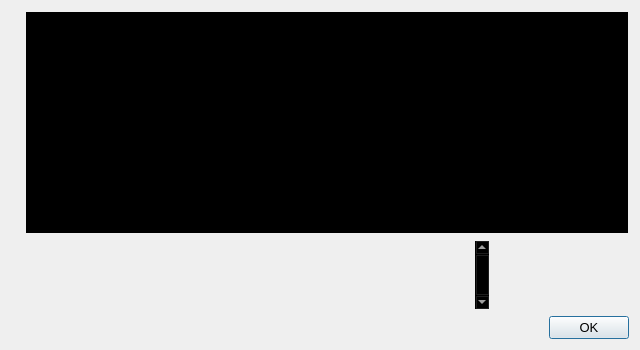
<?xml version="1.0" encoding="UTF-8"?>
<ui version="4.0">
 <class>HelpMessageDialog</class>
 <widget class="QDialog" name="HelpMessageDialog">
  <property name="geometry">
   <rect>
    <x>0</x>
    <y>0</y>
    <width>640</width>
    <height>350</height>
   </rect>
  </property>
  <property name="sizePolicy">
   <sizepolicy hsizetype="Fixed" vsizetype="Fixed">
    <horstretch>0</horstretch>
    <verstretch>0</verstretch>
   </sizepolicy>
  </property>
  <property name="maximumSize">
   <size>
    <width>640</width>
    <height>350</height>
   </size>
  </property>
  <property name="font">
   <font>
    <pointsize>10</pointsize>
   </font>
  </property>
  <property name="windowTitle">
   <string notr="true">InstaDEX Core - Command-line options</string>
  </property>
  <layout class="QHBoxLayout" name="horizontalLayout_2">
   <item>
    <widget class="QLabel" name="graphic">
     <property name="enabled">
      <bool>true</bool>
     </property>
     <property name="maximumSize">
      <size>
       <width>150</width>
       <height>100</height>
      </size>
     </property>
     <property name="layoutDirection">
      <enum>Qt::LeftToRight</enum>
     </property>
     <property name="pixmap">
      <pixmap resource="../instadex.qrc">:/images/aboutImage1</pixmap>
     </property>
     <property name="scaledContents">
      <bool>true</bool>
     </property>
     <property name="alignment">
      <set>Qt::AlignLeading|Qt::AlignLeft|Qt::AlignVCenter</set>
     </property>
    </widget>
   </item>
   <item>
    <layout class="QVBoxLayout" name="verticalLayout">
     <item>
      <widget class="QTextEdit" name="helpMessage">
       <property name="palette">
        <palette>
         <active>
          <colorrole role="WindowText">
           <brush brushstyle="SolidPattern">
            <color alpha="255">
             <red>255</red>
             <green>255</green>
             <blue>255</blue>
            </color>
           </brush>
          </colorrole>
          <colorrole role="Button">
           <brush brushstyle="SolidPattern">
            <color alpha="0">
             <red>0</red>
             <green>0</green>
             <blue>0</blue>
            </color>
           </brush>
          </colorrole>
          <colorrole role="Light">
           <brush brushstyle="SolidPattern">
            <color alpha="0">
             <red>0</red>
             <green>0</green>
             <blue>0</blue>
            </color>
           </brush>
          </colorrole>
          <colorrole role="Midlight">
           <brush brushstyle="SolidPattern">
            <color alpha="0">
             <red>0</red>
             <green>0</green>
             <blue>0</blue>
            </color>
           </brush>
          </colorrole>
          <colorrole role="Dark">
           <brush brushstyle="SolidPattern">
            <color alpha="0">
             <red>0</red>
             <green>0</green>
             <blue>0</blue>
            </color>
           </brush>
          </colorrole>
          <colorrole role="Mid">
           <brush brushstyle="SolidPattern">
            <color alpha="0">
             <red>0</red>
             <green>0</green>
             <blue>0</blue>
            </color>
           </brush>
          </colorrole>
          <colorrole role="Text">
           <brush brushstyle="SolidPattern">
            <color alpha="255">
             <red>255</red>
             <green>255</green>
             <blue>255</blue>
            </color>
           </brush>
          </colorrole>
          <colorrole role="BrightText">
           <brush brushstyle="SolidPattern">
            <color alpha="255">
             <red>255</red>
             <green>255</green>
             <blue>255</blue>
            </color>
           </brush>
          </colorrole>
          <colorrole role="ButtonText">
           <brush brushstyle="SolidPattern">
            <color alpha="255">
             <red>255</red>
             <green>255</green>
             <blue>255</blue>
            </color>
           </brush>
          </colorrole>
          <colorrole role="Base">
           <brush brushstyle="SolidPattern">
            <color alpha="255">
             <red>0</red>
             <green>0</green>
             <blue>0</blue>
            </color>
           </brush>
          </colorrole>
          <colorrole role="Window">
           <brush brushstyle="SolidPattern">
            <color alpha="0">
             <red>0</red>
             <green>0</green>
             <blue>0</blue>
            </color>
           </brush>
          </colorrole>
          <colorrole role="Shadow">
           <brush brushstyle="SolidPattern">
            <color alpha="255">
             <red>0</red>
             <green>0</green>
             <blue>0</blue>
            </color>
           </brush>
          </colorrole>
          <colorrole role="AlternateBase">
           <brush brushstyle="SolidPattern">
            <color alpha="127">
             <red>0</red>
             <green>0</green>
             <blue>0</blue>
            </color>
           </brush>
          </colorrole>
          <colorrole role="ToolTipBase">
           <brush brushstyle="SolidPattern">
            <color alpha="255">
             <red>255</red>
             <green>255</green>
             <blue>220</blue>
            </color>
           </brush>
          </colorrole>
          <colorrole role="ToolTipText">
           <brush brushstyle="SolidPattern">
            <color alpha="255">
             <red>0</red>
             <green>0</green>
             <blue>0</blue>
            </color>
           </brush>
          </colorrole>
         </active>
         <inactive>
          <colorrole role="WindowText">
           <brush brushstyle="SolidPattern">
            <color alpha="255">
             <red>255</red>
             <green>255</green>
             <blue>255</blue>
            </color>
           </brush>
          </colorrole>
          <colorrole role="Button">
           <brush brushstyle="SolidPattern">
            <color alpha="0">
             <red>0</red>
             <green>0</green>
             <blue>0</blue>
            </color>
           </brush>
          </colorrole>
          <colorrole role="Light">
           <brush brushstyle="SolidPattern">
            <color alpha="0">
             <red>0</red>
             <green>0</green>
             <blue>0</blue>
            </color>
           </brush>
          </colorrole>
          <colorrole role="Midlight">
           <brush brushstyle="SolidPattern">
            <color alpha="0">
             <red>0</red>
             <green>0</green>
             <blue>0</blue>
            </color>
           </brush>
          </colorrole>
          <colorrole role="Dark">
           <brush brushstyle="SolidPattern">
            <color alpha="0">
             <red>0</red>
             <green>0</green>
             <blue>0</blue>
            </color>
           </brush>
          </colorrole>
          <colorrole role="Mid">
           <brush brushstyle="SolidPattern">
            <color alpha="0">
             <red>0</red>
             <green>0</green>
             <blue>0</blue>
            </color>
           </brush>
          </colorrole>
          <colorrole role="Text">
           <brush brushstyle="SolidPattern">
            <color alpha="255">
             <red>255</red>
             <green>255</green>
             <blue>255</blue>
            </color>
           </brush>
          </colorrole>
          <colorrole role="BrightText">
           <brush brushstyle="SolidPattern">
            <color alpha="255">
             <red>255</red>
             <green>255</green>
             <blue>255</blue>
            </color>
           </brush>
          </colorrole>
          <colorrole role="ButtonText">
           <brush brushstyle="SolidPattern">
            <color alpha="255">
             <red>255</red>
             <green>255</green>
             <blue>255</blue>
            </color>
           </brush>
          </colorrole>
          <colorrole role="Base">
           <brush brushstyle="SolidPattern">
            <color alpha="255">
             <red>0</red>
             <green>0</green>
             <blue>0</blue>
            </color>
           </brush>
          </colorrole>
          <colorrole role="Window">
           <brush brushstyle="SolidPattern">
            <color alpha="0">
             <red>0</red>
             <green>0</green>
             <blue>0</blue>
            </color>
           </brush>
          </colorrole>
          <colorrole role="Shadow">
           <brush brushstyle="SolidPattern">
            <color alpha="255">
             <red>0</red>
             <green>0</green>
             <blue>0</blue>
            </color>
           </brush>
          </colorrole>
          <colorrole role="AlternateBase">
           <brush brushstyle="SolidPattern">
            <color alpha="127">
             <red>0</red>
             <green>0</green>
             <blue>0</blue>
            </color>
           </brush>
          </colorrole>
          <colorrole role="ToolTipBase">
           <brush brushstyle="SolidPattern">
            <color alpha="255">
             <red>255</red>
             <green>255</green>
             <blue>220</blue>
            </color>
           </brush>
          </colorrole>
          <colorrole role="ToolTipText">
           <brush brushstyle="SolidPattern">
            <color alpha="255">
             <red>0</red>
             <green>0</green>
             <blue>0</blue>
            </color>
           </brush>
          </colorrole>
         </inactive>
         <disabled>
          <colorrole role="WindowText">
           <brush brushstyle="SolidPattern">
            <color alpha="0">
             <red>0</red>
             <green>0</green>
             <blue>0</blue>
            </color>
           </brush>
          </colorrole>
          <colorrole role="Button">
           <brush brushstyle="SolidPattern">
            <color alpha="0">
             <red>0</red>
             <green>0</green>
             <blue>0</blue>
            </color>
           </brush>
          </colorrole>
          <colorrole role="Light">
           <brush brushstyle="SolidPattern">
            <color alpha="0">
             <red>0</red>
             <green>0</green>
             <blue>0</blue>
            </color>
           </brush>
          </colorrole>
          <colorrole role="Midlight">
           <brush brushstyle="SolidPattern">
            <color alpha="0">
             <red>0</red>
             <green>0</green>
             <blue>0</blue>
            </color>
           </brush>
          </colorrole>
          <colorrole role="Dark">
           <brush brushstyle="SolidPattern">
            <color alpha="0">
             <red>0</red>
             <green>0</green>
             <blue>0</blue>
            </color>
           </brush>
          </colorrole>
          <colorrole role="Mid">
           <brush brushstyle="SolidPattern">
            <color alpha="0">
             <red>0</red>
             <green>0</green>
             <blue>0</blue>
            </color>
           </brush>
          </colorrole>
          <colorrole role="Text">
           <brush brushstyle="SolidPattern">
            <color alpha="0">
             <red>0</red>
             <green>0</green>
             <blue>0</blue>
            </color>
           </brush>
          </colorrole>
          <colorrole role="BrightText">
           <brush brushstyle="SolidPattern">
            <color alpha="255">
             <red>255</red>
             <green>255</green>
             <blue>255</blue>
            </color>
           </brush>
          </colorrole>
          <colorrole role="ButtonText">
           <brush brushstyle="SolidPattern">
            <color alpha="0">
             <red>0</red>
             <green>0</green>
             <blue>0</blue>
            </color>
           </brush>
          </colorrole>
          <colorrole role="Base">
           <brush brushstyle="SolidPattern">
            <color alpha="0">
             <red>0</red>
             <green>0</green>
             <blue>0</blue>
            </color>
           </brush>
          </colorrole>
          <colorrole role="Window">
           <brush brushstyle="SolidPattern">
            <color alpha="0">
             <red>0</red>
             <green>0</green>
             <blue>0</blue>
            </color>
           </brush>
          </colorrole>
          <colorrole role="Shadow">
           <brush brushstyle="SolidPattern">
            <color alpha="255">
             <red>0</red>
             <green>0</green>
             <blue>0</blue>
            </color>
           </brush>
          </colorrole>
          <colorrole role="AlternateBase">
           <brush brushstyle="SolidPattern">
            <color alpha="0">
             <red>0</red>
             <green>0</green>
             <blue>0</blue>
            </color>
           </brush>
          </colorrole>
          <colorrole role="ToolTipBase">
           <brush brushstyle="SolidPattern">
            <color alpha="255">
             <red>255</red>
             <green>255</green>
             <blue>220</blue>
            </color>
           </brush>
          </colorrole>
          <colorrole role="ToolTipText">
           <brush brushstyle="SolidPattern">
            <color alpha="255">
             <red>0</red>
             <green>0</green>
             <blue>0</blue>
            </color>
           </brush>
          </colorrole>
         </disabled>
        </palette>
       </property>
       <property name="autoFillBackground">
        <bool>false</bool>
       </property>
       <property name="readOnly">
        <bool>true</bool>
       </property>
      </widget>
     </item>
     <item>
      <widget class="QScrollArea" name="scrollArea">
       <property name="sizePolicy">
        <sizepolicy hsizetype="Fixed" vsizetype="Fixed">
         <horstretch>0</horstretch>
         <verstretch>0</verstretch>
        </sizepolicy>
       </property>
       <property name="maximumSize">
        <size>
         <width>465</width>
         <height>385</height>
        </size>
       </property>
       <property name="palette">
        <palette>
         <active>
          <colorrole role="WindowText">
           <brush brushstyle="SolidPattern">
            <color alpha="255">
             <red>255</red>
             <green>255</green>
             <blue>255</blue>
            </color>
           </brush>
          </colorrole>
          <colorrole role="Button">
           <brush brushstyle="SolidPattern">
            <color alpha="0">
             <red>0</red>
             <green>0</green>
             <blue>0</blue>
            </color>
           </brush>
          </colorrole>
          <colorrole role="Light">
           <brush brushstyle="SolidPattern">
            <color alpha="0">
             <red>0</red>
             <green>0</green>
             <blue>0</blue>
            </color>
           </brush>
          </colorrole>
          <colorrole role="Midlight">
           <brush brushstyle="SolidPattern">
            <color alpha="0">
             <red>0</red>
             <green>0</green>
             <blue>0</blue>
            </color>
           </brush>
          </colorrole>
          <colorrole role="Dark">
           <brush brushstyle="SolidPattern">
            <color alpha="0">
             <red>0</red>
             <green>0</green>
             <blue>0</blue>
            </color>
           </brush>
          </colorrole>
          <colorrole role="Mid">
           <brush brushstyle="SolidPattern">
            <color alpha="0">
             <red>0</red>
             <green>0</green>
             <blue>0</blue>
            </color>
           </brush>
          </colorrole>
          <colorrole role="Text">
           <brush brushstyle="SolidPattern">
            <color alpha="255">
             <red>255</red>
             <green>255</green>
             <blue>255</blue>
            </color>
           </brush>
          </colorrole>
          <colorrole role="BrightText">
           <brush brushstyle="SolidPattern">
            <color alpha="255">
             <red>255</red>
             <green>255</green>
             <blue>255</blue>
            </color>
           </brush>
          </colorrole>
          <colorrole role="ButtonText">
           <brush brushstyle="SolidPattern">
            <color alpha="255">
             <red>255</red>
             <green>255</green>
             <blue>255</blue>
            </color>
           </brush>
          </colorrole>
          <colorrole role="Base">
           <brush brushstyle="SolidPattern">
            <color alpha="255">
             <red>0</red>
             <green>0</green>
             <blue>0</blue>
            </color>
           </brush>
          </colorrole>
          <colorrole role="Window">
           <brush brushstyle="SolidPattern">
            <color alpha="0">
             <red>0</red>
             <green>0</green>
             <blue>0</blue>
            </color>
           </brush>
          </colorrole>
          <colorrole role="Shadow">
           <brush brushstyle="SolidPattern">
            <color alpha="255">
             <red>0</red>
             <green>0</green>
             <blue>0</blue>
            </color>
           </brush>
          </colorrole>
          <colorrole role="AlternateBase">
           <brush brushstyle="SolidPattern">
            <color alpha="127">
             <red>0</red>
             <green>0</green>
             <blue>0</blue>
            </color>
           </brush>
          </colorrole>
          <colorrole role="ToolTipBase">
           <brush brushstyle="SolidPattern">
            <color alpha="255">
             <red>255</red>
             <green>255</green>
             <blue>220</blue>
            </color>
           </brush>
          </colorrole>
          <colorrole role="ToolTipText">
           <brush brushstyle="SolidPattern">
            <color alpha="255">
             <red>0</red>
             <green>0</green>
             <blue>0</blue>
            </color>
           </brush>
          </colorrole>
         </active>
         <inactive>
          <colorrole role="WindowText">
           <brush brushstyle="SolidPattern">
            <color alpha="255">
             <red>255</red>
             <green>255</green>
             <blue>255</blue>
            </color>
           </brush>
          </colorrole>
          <colorrole role="Button">
           <brush brushstyle="SolidPattern">
            <color alpha="0">
             <red>0</red>
             <green>0</green>
             <blue>0</blue>
            </color>
           </brush>
          </colorrole>
          <colorrole role="Light">
           <brush brushstyle="SolidPattern">
            <color alpha="0">
             <red>0</red>
             <green>0</green>
             <blue>0</blue>
            </color>
           </brush>
          </colorrole>
          <colorrole role="Midlight">
           <brush brushstyle="SolidPattern">
            <color alpha="0">
             <red>0</red>
             <green>0</green>
             <blue>0</blue>
            </color>
           </brush>
          </colorrole>
          <colorrole role="Dark">
           <brush brushstyle="SolidPattern">
            <color alpha="0">
             <red>0</red>
             <green>0</green>
             <blue>0</blue>
            </color>
           </brush>
          </colorrole>
          <colorrole role="Mid">
           <brush brushstyle="SolidPattern">
            <color alpha="0">
             <red>0</red>
             <green>0</green>
             <blue>0</blue>
            </color>
           </brush>
          </colorrole>
          <colorrole role="Text">
           <brush brushstyle="SolidPattern">
            <color alpha="255">
             <red>255</red>
             <green>255</green>
             <blue>255</blue>
            </color>
           </brush>
          </colorrole>
          <colorrole role="BrightText">
           <brush brushstyle="SolidPattern">
            <color alpha="255">
             <red>255</red>
             <green>255</green>
             <blue>255</blue>
            </color>
           </brush>
          </colorrole>
          <colorrole role="ButtonText">
           <brush brushstyle="SolidPattern">
            <color alpha="255">
             <red>255</red>
             <green>255</green>
             <blue>255</blue>
            </color>
           </brush>
          </colorrole>
          <colorrole role="Base">
           <brush brushstyle="SolidPattern">
            <color alpha="255">
             <red>0</red>
             <green>0</green>
             <blue>0</blue>
            </color>
           </brush>
          </colorrole>
          <colorrole role="Window">
           <brush brushstyle="SolidPattern">
            <color alpha="0">
             <red>0</red>
             <green>0</green>
             <blue>0</blue>
            </color>
           </brush>
          </colorrole>
          <colorrole role="Shadow">
           <brush brushstyle="SolidPattern">
            <color alpha="255">
             <red>0</red>
             <green>0</green>
             <blue>0</blue>
            </color>
           </brush>
          </colorrole>
          <colorrole role="AlternateBase">
           <brush brushstyle="SolidPattern">
            <color alpha="127">
             <red>0</red>
             <green>0</green>
             <blue>0</blue>
            </color>
           </brush>
          </colorrole>
          <colorrole role="ToolTipBase">
           <brush brushstyle="SolidPattern">
            <color alpha="255">
             <red>255</red>
             <green>255</green>
             <blue>220</blue>
            </color>
           </brush>
          </colorrole>
          <colorrole role="ToolTipText">
           <brush brushstyle="SolidPattern">
            <color alpha="255">
             <red>0</red>
             <green>0</green>
             <blue>0</blue>
            </color>
           </brush>
          </colorrole>
         </inactive>
         <disabled>
          <colorrole role="WindowText">
           <brush brushstyle="SolidPattern">
            <color alpha="0">
             <red>0</red>
             <green>0</green>
             <blue>0</blue>
            </color>
           </brush>
          </colorrole>
          <colorrole role="Button">
           <brush brushstyle="SolidPattern">
            <color alpha="0">
             <red>0</red>
             <green>0</green>
             <blue>0</blue>
            </color>
           </brush>
          </colorrole>
          <colorrole role="Light">
           <brush brushstyle="SolidPattern">
            <color alpha="0">
             <red>0</red>
             <green>0</green>
             <blue>0</blue>
            </color>
           </brush>
          </colorrole>
          <colorrole role="Midlight">
           <brush brushstyle="SolidPattern">
            <color alpha="0">
             <red>0</red>
             <green>0</green>
             <blue>0</blue>
            </color>
           </brush>
          </colorrole>
          <colorrole role="Dark">
           <brush brushstyle="SolidPattern">
            <color alpha="0">
             <red>0</red>
             <green>0</green>
             <blue>0</blue>
            </color>
           </brush>
          </colorrole>
          <colorrole role="Mid">
           <brush brushstyle="SolidPattern">
            <color alpha="0">
             <red>0</red>
             <green>0</green>
             <blue>0</blue>
            </color>
           </brush>
          </colorrole>
          <colorrole role="Text">
           <brush brushstyle="SolidPattern">
            <color alpha="0">
             <red>0</red>
             <green>0</green>
             <blue>0</blue>
            </color>
           </brush>
          </colorrole>
          <colorrole role="BrightText">
           <brush brushstyle="SolidPattern">
            <color alpha="255">
             <red>255</red>
             <green>255</green>
             <blue>255</blue>
            </color>
           </brush>
          </colorrole>
          <colorrole role="ButtonText">
           <brush brushstyle="SolidPattern">
            <color alpha="0">
             <red>0</red>
             <green>0</green>
             <blue>0</blue>
            </color>
           </brush>
          </colorrole>
          <colorrole role="Base">
           <brush brushstyle="SolidPattern">
            <color alpha="0">
             <red>0</red>
             <green>0</green>
             <blue>0</blue>
            </color>
           </brush>
          </colorrole>
          <colorrole role="Window">
           <brush brushstyle="SolidPattern">
            <color alpha="0">
             <red>0</red>
             <green>0</green>
             <blue>0</blue>
            </color>
           </brush>
          </colorrole>
          <colorrole role="Shadow">
           <brush brushstyle="SolidPattern">
            <color alpha="255">
             <red>0</red>
             <green>0</green>
             <blue>0</blue>
            </color>
           </brush>
          </colorrole>
          <colorrole role="AlternateBase">
           <brush brushstyle="SolidPattern">
            <color alpha="0">
             <red>0</red>
             <green>0</green>
             <blue>0</blue>
            </color>
           </brush>
          </colorrole>
          <colorrole role="ToolTipBase">
           <brush brushstyle="SolidPattern">
            <color alpha="255">
             <red>255</red>
             <green>255</green>
             <blue>220</blue>
            </color>
           </brush>
          </colorrole>
          <colorrole role="ToolTipText">
           <brush brushstyle="SolidPattern">
            <color alpha="255">
             <red>0</red>
             <green>0</green>
             <blue>0</blue>
            </color>
           </brush>
          </colorrole>
         </disabled>
        </palette>
       </property>
       <property name="verticalScrollBarPolicy">
        <enum>Qt::ScrollBarAlwaysOn</enum>
       </property>
       <property name="widgetResizable">
        <bool>true</bool>
       </property>
       <widget class="QWidget" name="scrollAreaWidgetContents">
        <property name="geometry">
         <rect>
          <x>0</x>
          <y>0</y>
          <width>768</width>
          <height>418</height>
         </rect>
        </property>
        <layout class="QVBoxLayout" name="verticalLayout_2">
         <item>
          <widget class="QLabel" name="aboutMessage">
           <property name="palette">
            <palette>
             <active>
              <colorrole role="WindowText">
               <brush brushstyle="SolidPattern">
                <color alpha="255">
                 <red>255</red>
                 <green>255</green>
                 <blue>255</blue>
                </color>
               </brush>
              </colorrole>
              <colorrole role="Button">
               <brush brushstyle="SolidPattern">
                <color alpha="0">
                 <red>0</red>
                 <green>0</green>
                 <blue>0</blue>
                </color>
               </brush>
              </colorrole>
              <colorrole role="Light">
               <brush brushstyle="SolidPattern">
                <color alpha="0">
                 <red>0</red>
                 <green>0</green>
                 <blue>0</blue>
                </color>
               </brush>
              </colorrole>
              <colorrole role="Midlight">
               <brush brushstyle="SolidPattern">
                <color alpha="0">
                 <red>0</red>
                 <green>0</green>
                 <blue>0</blue>
                </color>
               </brush>
              </colorrole>
              <colorrole role="Dark">
               <brush brushstyle="SolidPattern">
                <color alpha="0">
                 <red>0</red>
                 <green>0</green>
                 <blue>0</blue>
                </color>
               </brush>
              </colorrole>
              <colorrole role="Mid">
               <brush brushstyle="SolidPattern">
                <color alpha="0">
                 <red>0</red>
                 <green>0</green>
                 <blue>0</blue>
                </color>
               </brush>
              </colorrole>
              <colorrole role="Text">
               <brush brushstyle="SolidPattern">
                <color alpha="255">
                 <red>255</red>
                 <green>255</green>
                 <blue>255</blue>
                </color>
               </brush>
              </colorrole>
              <colorrole role="BrightText">
               <brush brushstyle="SolidPattern">
                <color alpha="255">
                 <red>255</red>
                 <green>255</green>
                 <blue>255</blue>
                </color>
               </brush>
              </colorrole>
              <colorrole role="ButtonText">
               <brush brushstyle="SolidPattern">
                <color alpha="255">
                 <red>255</red>
                 <green>255</green>
                 <blue>255</blue>
                </color>
               </brush>
              </colorrole>
              <colorrole role="Base">
               <brush brushstyle="SolidPattern">
                <color alpha="255">
                 <red>0</red>
                 <green>0</green>
                 <blue>0</blue>
                </color>
               </brush>
              </colorrole>
              <colorrole role="Window">
               <brush brushstyle="SolidPattern">
                <color alpha="0">
                 <red>0</red>
                 <green>0</green>
                 <blue>0</blue>
                </color>
               </brush>
              </colorrole>
              <colorrole role="Shadow">
               <brush brushstyle="SolidPattern">
                <color alpha="255">
                 <red>0</red>
                 <green>0</green>
                 <blue>0</blue>
                </color>
               </brush>
              </colorrole>
              <colorrole role="AlternateBase">
               <brush brushstyle="SolidPattern">
                <color alpha="127">
                 <red>0</red>
                 <green>0</green>
                 <blue>0</blue>
                </color>
               </brush>
              </colorrole>
              <colorrole role="ToolTipBase">
               <brush brushstyle="SolidPattern">
                <color alpha="255">
                 <red>255</red>
                 <green>255</green>
                 <blue>220</blue>
                </color>
               </brush>
              </colorrole>
              <colorrole role="ToolTipText">
               <brush brushstyle="SolidPattern">
                <color alpha="255">
                 <red>0</red>
                 <green>0</green>
                 <blue>0</blue>
                </color>
               </brush>
              </colorrole>
             </active>
             <inactive>
              <colorrole role="WindowText">
               <brush brushstyle="SolidPattern">
                <color alpha="255">
                 <red>255</red>
                 <green>255</green>
                 <blue>255</blue>
                </color>
               </brush>
              </colorrole>
              <colorrole role="Button">
               <brush brushstyle="SolidPattern">
                <color alpha="0">
                 <red>0</red>
                 <green>0</green>
                 <blue>0</blue>
                </color>
               </brush>
              </colorrole>
              <colorrole role="Light">
               <brush brushstyle="SolidPattern">
                <color alpha="0">
                 <red>0</red>
                 <green>0</green>
                 <blue>0</blue>
                </color>
               </brush>
              </colorrole>
              <colorrole role="Midlight">
               <brush brushstyle="SolidPattern">
                <color alpha="0">
                 <red>0</red>
                 <green>0</green>
                 <blue>0</blue>
                </color>
               </brush>
              </colorrole>
              <colorrole role="Dark">
               <brush brushstyle="SolidPattern">
                <color alpha="0">
                 <red>0</red>
                 <green>0</green>
                 <blue>0</blue>
                </color>
               </brush>
              </colorrole>
              <colorrole role="Mid">
               <brush brushstyle="SolidPattern">
                <color alpha="0">
                 <red>0</red>
                 <green>0</green>
                 <blue>0</blue>
                </color>
               </brush>
              </colorrole>
              <colorrole role="Text">
               <brush brushstyle="SolidPattern">
                <color alpha="255">
                 <red>255</red>
                 <green>255</green>
                 <blue>255</blue>
                </color>
               </brush>
              </colorrole>
              <colorrole role="BrightText">
               <brush brushstyle="SolidPattern">
                <color alpha="255">
                 <red>255</red>
                 <green>255</green>
                 <blue>255</blue>
                </color>
               </brush>
              </colorrole>
              <colorrole role="ButtonText">
               <brush brushstyle="SolidPattern">
                <color alpha="255">
                 <red>255</red>
                 <green>255</green>
                 <blue>255</blue>
                </color>
               </brush>
              </colorrole>
              <colorrole role="Base">
               <brush brushstyle="SolidPattern">
                <color alpha="255">
                 <red>0</red>
                 <green>0</green>
                 <blue>0</blue>
                </color>
               </brush>
              </colorrole>
              <colorrole role="Window">
               <brush brushstyle="SolidPattern">
                <color alpha="0">
                 <red>0</red>
                 <green>0</green>
                 <blue>0</blue>
                </color>
               </brush>
              </colorrole>
              <colorrole role="Shadow">
               <brush brushstyle="SolidPattern">
                <color alpha="255">
                 <red>0</red>
                 <green>0</green>
                 <blue>0</blue>
                </color>
               </brush>
              </colorrole>
              <colorrole role="AlternateBase">
               <brush brushstyle="SolidPattern">
                <color alpha="127">
                 <red>0</red>
                 <green>0</green>
                 <blue>0</blue>
                </color>
               </brush>
              </colorrole>
              <colorrole role="ToolTipBase">
               <brush brushstyle="SolidPattern">
                <color alpha="255">
                 <red>255</red>
                 <green>255</green>
                 <blue>220</blue>
                </color>
               </brush>
              </colorrole>
              <colorrole role="ToolTipText">
               <brush brushstyle="SolidPattern">
                <color alpha="255">
                 <red>0</red>
                 <green>0</green>
                 <blue>0</blue>
                </color>
               </brush>
              </colorrole>
             </inactive>
             <disabled>
              <colorrole role="WindowText">
               <brush brushstyle="SolidPattern">
                <color alpha="0">
                 <red>0</red>
                 <green>0</green>
                 <blue>0</blue>
                </color>
               </brush>
              </colorrole>
              <colorrole role="Button">
               <brush brushstyle="SolidPattern">
                <color alpha="0">
                 <red>0</red>
                 <green>0</green>
                 <blue>0</blue>
                </color>
               </brush>
              </colorrole>
              <colorrole role="Light">
               <brush brushstyle="SolidPattern">
                <color alpha="0">
                 <red>0</red>
                 <green>0</green>
                 <blue>0</blue>
                </color>
               </brush>
              </colorrole>
              <colorrole role="Midlight">
               <brush brushstyle="SolidPattern">
                <color alpha="0">
                 <red>0</red>
                 <green>0</green>
                 <blue>0</blue>
                </color>
               </brush>
              </colorrole>
              <colorrole role="Dark">
               <brush brushstyle="SolidPattern">
                <color alpha="0">
                 <red>0</red>
                 <green>0</green>
                 <blue>0</blue>
                </color>
               </brush>
              </colorrole>
              <colorrole role="Mid">
               <brush brushstyle="SolidPattern">
                <color alpha="0">
                 <red>0</red>
                 <green>0</green>
                 <blue>0</blue>
                </color>
               </brush>
              </colorrole>
              <colorrole role="Text">
               <brush brushstyle="SolidPattern">
                <color alpha="0">
                 <red>0</red>
                 <green>0</green>
                 <blue>0</blue>
                </color>
               </brush>
              </colorrole>
              <colorrole role="BrightText">
               <brush brushstyle="SolidPattern">
                <color alpha="255">
                 <red>255</red>
                 <green>255</green>
                 <blue>255</blue>
                </color>
               </brush>
              </colorrole>
              <colorrole role="ButtonText">
               <brush brushstyle="SolidPattern">
                <color alpha="0">
                 <red>0</red>
                 <green>0</green>
                 <blue>0</blue>
                </color>
               </brush>
              </colorrole>
              <colorrole role="Base">
               <brush brushstyle="SolidPattern">
                <color alpha="0">
                 <red>0</red>
                 <green>0</green>
                 <blue>0</blue>
                </color>
               </brush>
              </colorrole>
              <colorrole role="Window">
               <brush brushstyle="SolidPattern">
                <color alpha="0">
                 <red>0</red>
                 <green>0</green>
                 <blue>0</blue>
                </color>
               </brush>
              </colorrole>
              <colorrole role="Shadow">
               <brush brushstyle="SolidPattern">
                <color alpha="255">
                 <red>0</red>
                 <green>0</green>
                 <blue>0</blue>
                </color>
               </brush>
              </colorrole>
              <colorrole role="AlternateBase">
               <brush brushstyle="SolidPattern">
                <color alpha="0">
                 <red>0</red>
                 <green>0</green>
                 <blue>0</blue>
                </color>
               </brush>
              </colorrole>
              <colorrole role="ToolTipBase">
               <brush brushstyle="SolidPattern">
                <color alpha="255">
                 <red>255</red>
                 <green>255</green>
                 <blue>220</blue>
                </color>
               </brush>
              </colorrole>
              <colorrole role="ToolTipText">
               <brush brushstyle="SolidPattern">
                <color alpha="255">
                 <red>0</red>
                 <green>0</green>
                 <blue>0</blue>
                </color>
               </brush>
              </colorrole>
             </disabled>
            </palette>
           </property>
           <property name="cursor">
            <cursorShape>IBeamCursor</cursorShape>
           </property>
           <property name="textFormat">
            <enum>Qt::PlainText</enum>
           </property>
           <property name="pixmap">
            <pixmap resource="../instadex.qrc">:/images/aboutImage1_bg</pixmap>
           </property>
           <property name="scaledContents">
            <bool>true</bool>
           </property>
           <property name="alignment">
            <set>Qt::AlignLeading|Qt::AlignLeft|Qt::AlignTop</set>
           </property>
           <property name="openExternalLinks">
            <bool>true</bool>
           </property>
           <property name="textInteractionFlags">
            <set>Qt::LinksAccessibleByMouse|Qt::TextSelectableByKeyboard|Qt::TextSelectableByMouse</set>
           </property>
          </widget>
         </item>
        </layout>
       </widget>
      </widget>
     </item>
     <item>
      <widget class="QDialogButtonBox" name="okButton">
       <property name="orientation">
        <enum>Qt::Horizontal</enum>
       </property>
       <property name="standardButtons">
        <set>QDialogButtonBox::Ok</set>
       </property>
      </widget>
     </item>
    </layout>
   </item>
  </layout>
 </widget>
 <resources>
  <include location="../instadex.qrc"/>
 </resources>
 <connections>
  <connection>
   <sender>okButton</sender>
   <signal>accepted()</signal>
   <receiver>HelpMessageDialog</receiver>
   <slot>accept()</slot>
   <hints>
    <hint type="sourcelabel">
     <x>20</x>
     <y>20</y>
    </hint>
    <hint type="destinationlabel">
     <x>20</x>
     <y>20</y>
    </hint>
   </hints>
  </connection>
  <connection>
   <sender>okButton</sender>
   <signal>rejected()</signal>
   <receiver>HelpMessageDialog</receiver>
   <slot>reject()</slot>
   <hints>
    <hint type="sourcelabel">
     <x>20</x>
     <y>20</y>
    </hint>
    <hint type="destinationlabel">
     <x>20</x>
     <y>20</y>
    </hint>
   </hints>
  </connection>
 </connections>
</ui>
